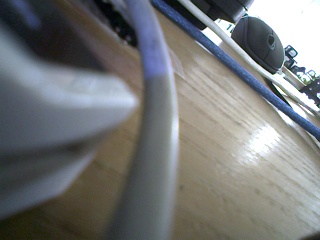
#> input picture imageProcess/006_contour_features/capture.jpg, 320 x 240 px
$ python main.py   (older library calls are emulated)
#> lines starting #> are read from the running program, lines starting #| are printed output that depends on the picture; after the words box and inside, x2 and y2 are one past the last pixel; in counts of white or black regions, pixels touching at a corner belong together
#!/usr/bin/env python3
# -*- coding: utf-8 -*-

import cv2
import numpy as np

img = cv2.imread('capture.jpg',0)
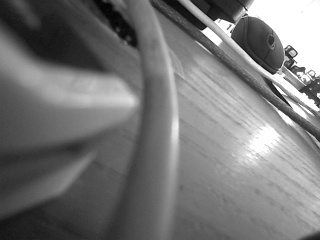
#> img: shape (240, 320); min 3, max 255, mean 118.1
ret,thresh = cv2.threshold(img,127,255,0)
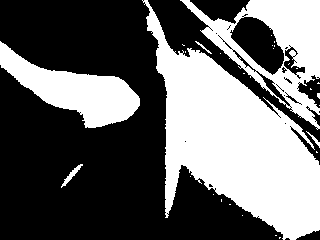
#> thresh: shape (240, 320); 40.3% white; 29 white regions (23 under 20 px)
binary,contours,hierarchy = cv2.findContours(thresh, 1, 2)
#> contours = 103 contours, 89 with area under 20; largest, box (x1, y1, x2, y2) and area: (142, 0, 320, 240) 18847, (180, 0, 320, 130) 8520, (0, 41, 140, 128) 4864, (229, 16, 285, 76) 1855, (283, 46, 306, 76) 270

cnt = contours[0]
#> cnt = [[279, 237], [279, 238], [280, 237]]
M = cv2.moments(cnt)
#> M = moments, m00 0.5, centre m10/m00, m01/m00 = (279.3, 237.3)
print(M)
#> (printed output is left out)

rows,cols = img.shape[:2]
#> rows = 240; cols = 320
[vx,vy,x,y] = cv2.fitLine(cnt, cv2.DIST_L2,0,0.01,0.01)
#> vx = [0.707]; vy = [-0.707]; x = [279.3]; y = [237.3]
lefty = int((-x*vy/vx) + y)
#> lefty = 516
righty = int(((cols-x)*vy/vx)+y)
#> righty = 196
img2 = cv2.line(img,(cols-1,righty),(0,lefty),(0,255,0),2)

cv2.imshow("0",binary)
cv2.imshow("1",img)
cv2.imshow("2",img2)
cv2.waitKey(0)
